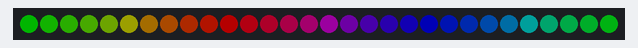
Simulated run of this program. Board: Raspberry Pi (BCM pin numbers). Parts: 30 RGB LEDs in strip order, left to right. Dim RGB values are drawn brighter than linear.

Above: at 0.15 s.
At 4.98 s:
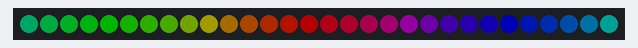
At 9.81 s:
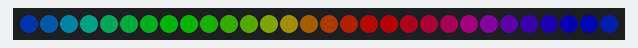
At 19.76 s:
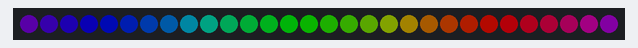
At 29.72 s:
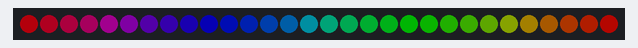
At 39.68 s:
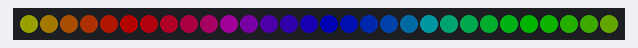

The program:

example.py
```python
# Uses the rpi_ws281x Python library on a Raspberry Pi to drive a 30-LED WS2812B strip and display a rotating color wheel animation.
#
# Buy this module: https://shillehtek.com/products/non-waterproof-ws2812b-smd-led-strip-60-led-meter-flexible-5m-roll-5v-ip30
# Full manual: https://shillehtek.com/blogs/shillehtek-product-manuals/non-waterproof-ws2812b-smd-led-strip-60-led-meter-flexible-5m-roll-5v-ip30-manual
# More examples: https://github.com/shillehbean/shillehtek-examples
#

#!/usr/bin/env python3
# WS2812B Strip - Raspberry Pi Example
# sudo pip install rpi_ws281x
# Run as root (sudo) because PWM access requires root.

import time
from rpi_ws281x import PixelStrip, Color

LED_COUNT      = 30
LED_PIN        = 18       # GPIO 18 (Pin 12, PWM0)
LED_FREQ_HZ    = 800000
LED_DMA        = 10
LED_BRIGHTNESS = 64        # 0 - 255
LED_INVERT     = False
LED_CHANNEL    = 0

strip = PixelStrip(LED_COUNT, LED_PIN, LED_FREQ_HZ, LED_DMA,
                   LED_INVERT, LED_BRIGHTNESS, LED_CHANNEL)
strip.begin()

def wheel(pos):
    if pos < 85:
        return Color(pos * 3, 255 - pos * 3, 0)
    elif pos < 170:
        pos -= 85
        return Color(255 - pos * 3, 0, pos * 3)
    else:
        pos -= 170
        return Color(0, pos * 3, 255 - pos * 3)

try:
    j = 0
    while True:
        for i in range(LED_COUNT):
            strip.setPixelColor(i, wheel((i * 256 // LED_COUNT + j) & 255))
        strip.show()
        j = (j + 1) % 256
        time.sleep(0.02)
except KeyboardInterrupt:
    for i in range(LED_COUNT):
        strip.setPixelColor(i, Color(0, 0, 0))
    strip.show()
```
